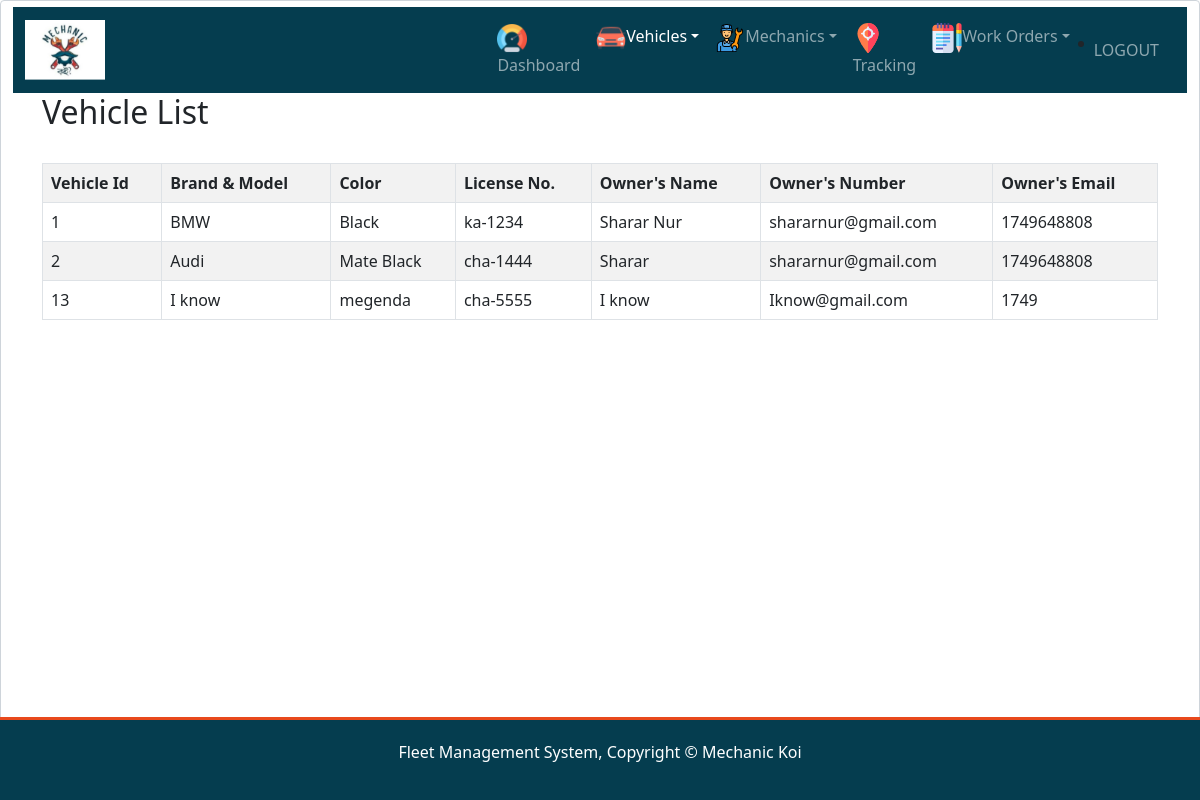
The app's page /All_Vehicle.php with its own data.
### tables this page shows
CREATE TABLE `vehicle_list` (
  `vehicleid` int(20) NOT NULL,
  `brand_Model` varchar(50) NOT NULL,
  `color` varchar(20) NOT NULL,
  `license` varchar(20) NOT NULL,
  `owner_name` varchar(50) NOT NULL,
  `email` varchar(50) NOT NULL,
  `mobile` int(11) NOT NULL
);

### All_Vehicle.php (the view, shortened to what this page needs)
<html>
    <head>
    <link href="https://cdn.jsdelivr.net/npm/bootstrap@5.0.0/dist/css/bootstrap.min.css" rel="stylesheet">
    </head>
    <body class="form-control">
        <div>
            <header>
                <nav class="navbar navbar-expand-lg navbar-dark " style="background-color: #053D4F">
  <div class="container">
    <a class="navbar-brand" href="dashboard.php">
      <img src="./img/Mechanic_koi.PNG" alt="" width="80" height="60">
    </a>
  </div>
    <div class="container">
    <div class="collapse navbar-collapse" id="navbarNavDropdown">
      <ul class="navbar-nav">
        <li class="nav-item">
          <a class="nav-link" aria-current="page" href="dashboard.php"><img src="./img/speedometer.PNG" alt="" width="30" height="30">Dashboard</a>
        </li>
        <li class="nav-item dropdown">
          <a class="nav-link dropdown-toggle active" href="#" id="navbarDropdownMenuLink" role="button" data-bs-toggle="dropdown" aria-expanded="false"><img src="./img/car.PNG" alt="" width="30" height="30">Vehicles</a>
        </li>
        <li class="nav-item dropdown">
          <a class="nav-link dropdown-toggle" href="#" id="navbarDropdownMenuLink" role="button" data-bs-toggle="dropdown" aria-expanded="false"><img src="./img/mechanic.svg" alt="" width="30" height="30">Mechanics</a>
        </li>
        <li class="nav-item">
          <a class="nav-link" href="#"><img src="./img/Tracking.svg" alt="" width="30" height="30">Tracking</a>
        </li>
        <li class="nav-item dropdown">
          <a class="nav-link dropdown-toggle" href="#" id="navbarDropdownMenuLink" role="button" data-bs-toggle="dropdown" aria-expanded="false"><img src="./img/notepad.svg" alt="" width="30" height="30">Work Orders</a>
        </li>
      </ul>
      <li class="nav-item">
      <a class="nav-link" style="color:#FFFFFF8C !important; text-decoration:none; margin-top:-25px;" href="./php/logout.php">LOGOUT</a>
    </li>
    </div>
  </div>
</nav>
            </header>
        </div>
        <div class="container">
            <div class="table-responsive">
                <h2>Vehicle List</h2>
                <br />
                <table class="table table-bordered table-striped" id="vehicle_list">
                    <tr>
                        <th>Vehicle Id</th>
                        <th>Brand & Model</th>
                        <th>Color</th>
                        <th>License No.</th>
                        <th>Owner's Name</th>
                        <th>Owner's Number</th>
                        <th>Owner's Email</th>
                    </tr>
<?php
    include("connection.php");
    $query= "SELECT * FROM VEHICLE_LIST";
    $data = mysqli_query($conn,$query);
    $total = mysqli_num_rows($data);
    if($total!=0)
    {
        while($result = mysqli_fetch_assoc($data))
        {
            echo "
            <tr>
                <td>".$result['vehicleid']."</td>
                <td>".$result['brand_Model']."</td>
                <td>".$result['color']."</td>
                <td>".$result['license']."</td>
                <td>".$result['owner_name']."</td>
                <td>".$result['email']."</td>
                <td>".$result['mobile']."</td>
            </tr>
            ";
        }
    }
    else{
        echo "No records found";
    }
?>
                </table>
            </div>
        </div>
    </body>
    <footer style="padding: 20px; margin-top: 60px; color: #ffffff; background-color: #053D4F; text-align: center; border-top: #e8491d 3px solid; position: fixed; left:0;bottom: 0;width: 100%;text-align: center;">
        <p>Fleet Management System, Copyright &copy; Mechanic Koi</p>
    </footer>
</html>

### records on screen
vehicle_list: vehicleid "1", brand_Model "BMW", color "Black", license "ka-1234", owner_name "Sharar Nur", email "shararnur@gmail.com", mobile "1749648808"
vehicle_list: vehicleid "2", brand_Model "Audi", color "Mate Black", license "cha-1444", owner_name "Sharar", email "shararnur@gmail.com", mobile "1749648808"
vehicle_list: vehicleid "13", brand_Model "I know", color "megenda", license "cha-5555", owner_name "I know", email "Iknow@gmail.com", mobile "1749"
